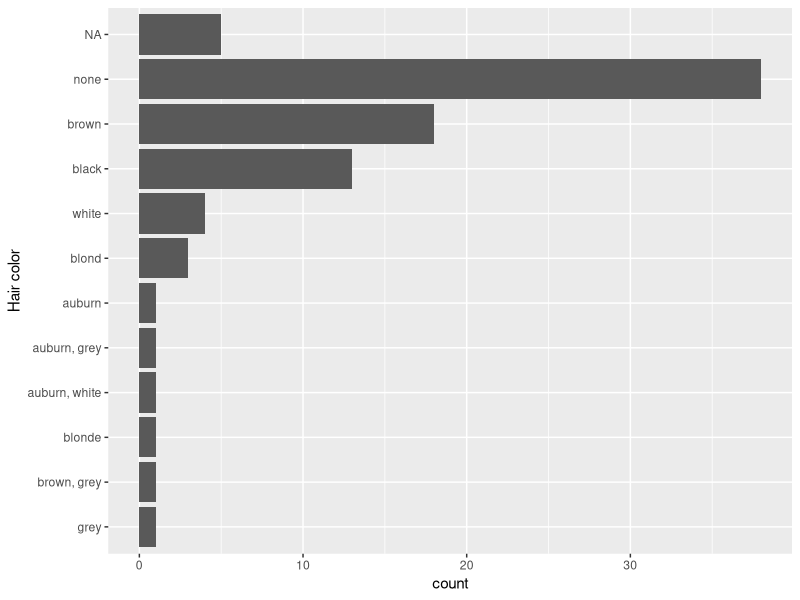
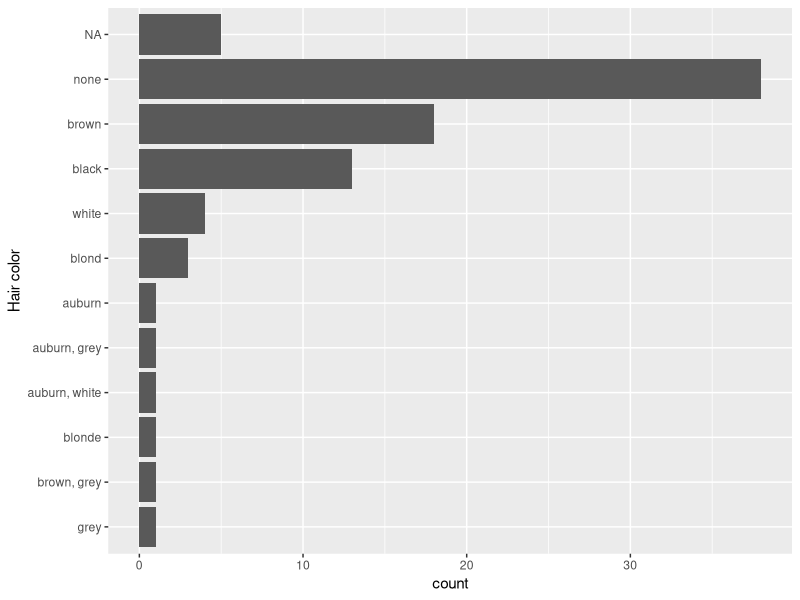
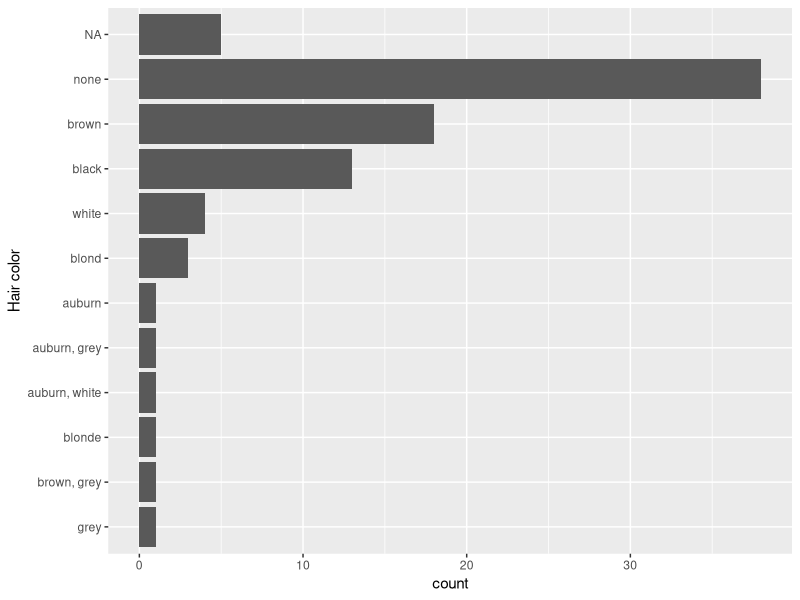
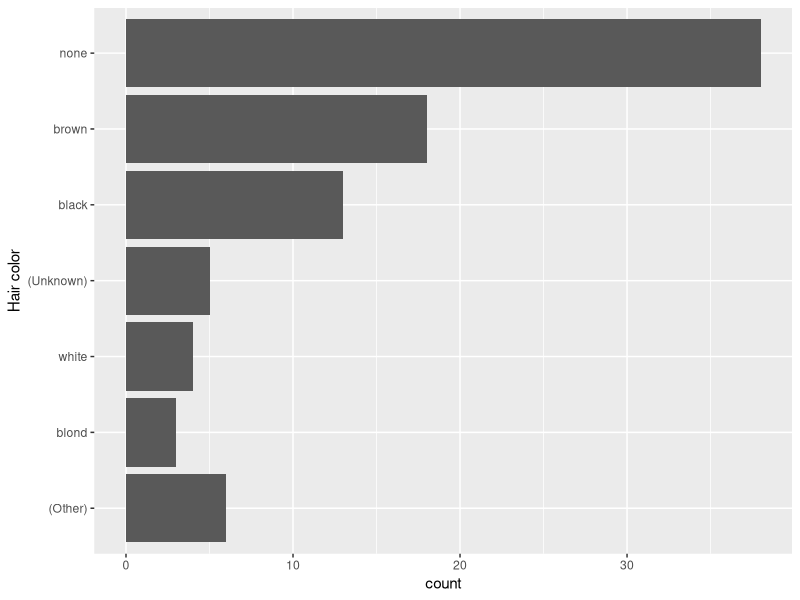
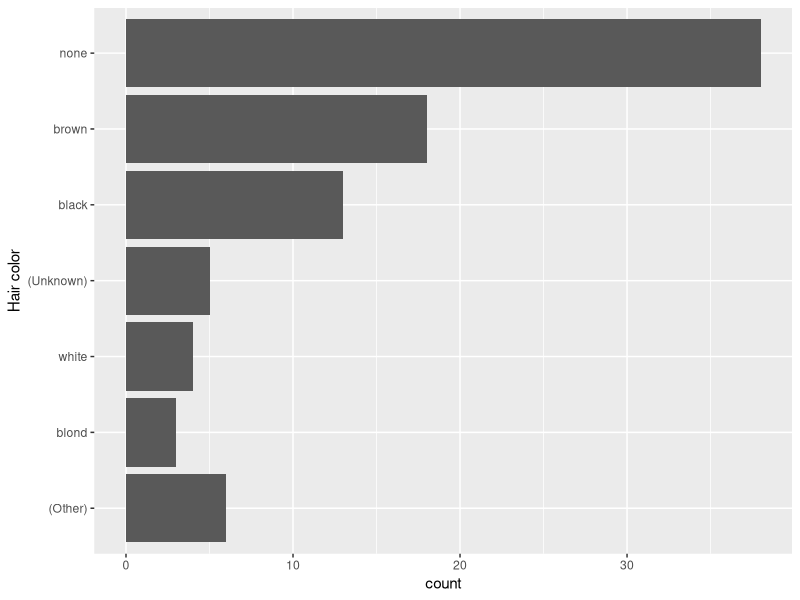

Write R code to recreate these figures, in order.
## ---- chunk 1
library(forcats)
## ---- chunk 2
    f1 <- factor(c("x", "y", NA))
    levels(f1)
    is.na(f1)
## ---- chunk 3
    f2 <- factor(c("x", "y", NA), exclude = NULL)
    levels(f2)
    is.na(f2)
## ---- chunk 4
as.integer(f1)
as.integer(f2)
## ---- chunk 5
#| fig-asp: 1
#| fig-width: 4
#| fig.alt: >
#|   The bar chart of hair color, now ordered so that the least
#|   frequent colours come first and the most frequent colors come last.
#|   This makes it easy to see that the most common hair color is none 
#|   (~35), followed by brown (~18), then black (~12). Surprisingly,
#|   NAs are at the top of the graph, even though there are ~5 NAs and 
#|   other colors have smaller values.
library(ggplot2)
library(dplyr, warn.conflicts = FALSE)

ggplot(starwars, aes(y = fct_rev(fct_infreq(hair_color)))) + 
  geom_bar() + 
  labs(y = "Hair color")
## ---- chunk 6
#| fig-asp: 1
#| fig-width: 4
#| fig-alt: >
#|   The bar chart of hair color, now ordered so that NAs are 
#|   ordered where you'd expect: in between white (4) and black (12).
ggplot(starwars, aes(y = fct_rev(fct_infreq(fct_na_value_to_level(hair_color))))) + 
  geom_bar() + 
  labs(y = "Hair color")
## ---- chunk 7
#| fig-asp: 1
#| fig-width: 4
#| results: false
starwars |> 
  mutate(
    hair_color = hair_color |> 
      fct_na_value_to_level() |> 
      fct_infreq() |> 
      fct_rev()
  ) |> 
  ggplot(aes(y = hair_color)) + 
  geom_bar() + 
  labs(y = "Hair color")
## ---- chunk 8
#| fig-width: 4
#| fig-alt: >
#|   The bar chart of hair color, with NA hair colour now labelled as (Unknown)
#|   and the low frequency bars lumped into (Other).
starwars |> 
  mutate(
    hair_color = hair_color |> 
      fct_na_value_to_level("(Unknown)") |> 
      fct_infreq() |> 
      fct_lump_min(2, other_level = "(Other)") |> 
      fct_rev() 
  ) |> 
  ggplot(aes(y = hair_color)) + 
  geom_bar() + 
  labs(y = "Hair color")
## ---- chunk 9
#| fig-width: 4
#| fig-alt: >
#|   The bar chart of hair color, with "unknown" hair colour now lumped in
#|   with (Unknown) instead of other
starwars |> 
  mutate(
    hair_color = hair_color |> 
      fct_na_level_to_value("Unknown") |> 
      fct_na_value_to_level("(Unknown)") |> 
      fct_infreq() |> 
      fct_lump_min(2, other_level = "(Other)") |> 
      fct_rev() 
  ) |> 
  ggplot(aes(y = hair_color)) + 
  geom_bar() + 
  labs(y = "Hair color")
